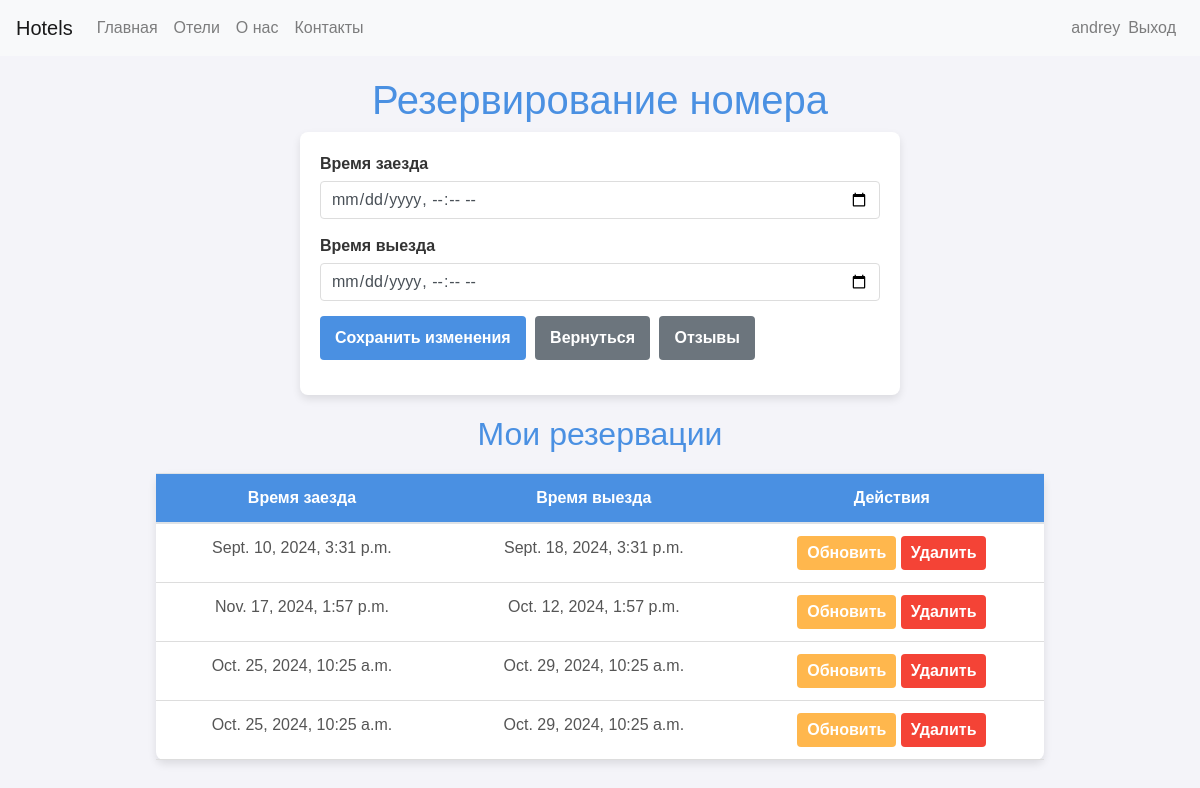
The page /rooms/1/ (signed in) on the database its author committed.
### hotels/models.py (models this page shows)
class Booking(models.Model):
    user = models.ForeignKey(User, on_delete=models.CASCADE, related_name="bookings")
    room = models.ForeignKey(Room, on_delete=models.CASCADE, related_name="bookings")
    check_in = models.DateTimeField()
    check_out = models.DateTimeField()

### hotels/views.py (the view)
# urls.py: path('rooms/<int:room_id>/', views.room_detail, name='rooms_detail'),
@login_required
def room_detail(request, room_id):
    room = get_object_or_404(Room, id=room_id)
    hotel = room.hotel
    booking_form = BookingForm()
    review_form = ReviewForm()
    bookings = Booking.objects.filter(user=request.user, room=room)
    return render(request, 'reservation/reservation.html', {
        'room': room,
        'booking_form': booking_form,
        'review_form': review_form,
        'hotel': hotel,
        'bookings': bookings
    })

### hotels/forms.py (shortened to what this page needs)
class BookingForm(forms.ModelForm):
    class Meta:
        model = Booking
        fields = ['check_in', 'check_out']

class ReviewForm(forms.ModelForm):
    class Meta:
        model = Review
        fields = ["text","rating"]

### hotels/templates/reservation/reservation.html (shortened to what this page needs)
{% extends "base.html" %}
{% load static %}
{% block extra_css %}
    <link rel="stylesheet" href="{% static 'css/reservation.css' %}">
{% endblock %}
{% block content %}
<h1>Резервирование номера</h1>
<form method="POST" action="{% url 'booking_room' room.id %}">
    <div class="form-group">
        <label for="start_time">Время заезда</label>
        <input type="datetime-local" id="start_time" name="check_in" class="form-control" required>
    </div>
    <div class="form-group">
        <label for="end_time">Время выезда</label>
        <input type="datetime-local" id="end_time" name="check_out" class="form-control" required>
    </div>
    <div class="form-group">
        <button type="submit" class="btn btn-primary">Сохранить изменения</button>
        <a href="{% url 'hotel_rooms' hotel.id %}" class="btn btn-secondary">Вернуться</a>
        <a href="{% url 'room_reviews' room.id %}" class="btn btn-secondary">Отзывы</a>
    </div>
</form>
<h2>Мои резервации</h2>
{% if bookings %}
    <table class="table">
        <thead>
            <tr>
                <th>Время заезда</th>
                <th>Время выезда</th>
                <th>Действия</th>
            </tr>
        </thead>
        <tbody>
            {% for booking in bookings %}
                <tr>
                    <td>{{ booking.check_in }}</td>
                    <td>{{ booking.check_out }}</td>
                    <td>
                        <a href="{% url 'reservations_update' booking.id %}" class="btn btn-warning">Обновить</a>
                        <a href="{% url 'reservations_delete' booking.id %}" class="btn btn-danger">Удалить</a>
                    </td>
                </tr>
            {% endfor %}
        </tbody>
    </table>
{% else %}
    <p>У вас нет резерваций для этого номера.</p>
{% endif %}
{% endblock %}

### hotels/templates/base.html (shortened to what this page needs)
    <!DOCTYPE html>
    <html lang="en">
    <head>
        <link rel="stylesheet" href="https://stackpath.bootstrapcdn.com/bootstrap/4.5.2/css/bootstrap.min.css">
        {% block extra_css %}
        {% endblock %}
    </head>
    <body>
        <nav class="navbar navbar-expand-lg navbar-light bg-light">
            <a class="navbar-brand" href="/">Hotels</a>
            <div class="collapse navbar-collapse" id="navbarNav">
                <ul class="navbar-nav mr-auto">
                    <li class="nav-item">
                        <a class="nav-link" href="/">Главная</a>
                    </li>
                    <li class="nav-item">
                        <a class="nav-link" href="/hotels">Отели</a>
                    </li>
                    <li class="nav-item">
                        <a class="nav-link" href="/about">О нас</a>
                    </li>
                    <li class="nav-item">
                        <a class="nav-link" href="/contact">Контакты</a>
                    </li>
                </ul>
                <ul class="navbar-nav ml-auto">
                {% if user.is_authenticated %}
                    <li class="nav-item">
                        <span class="navbar-text"> {{ user.username }}</span>
                    </li>
                    <li class="nav-item">
                        <a class="nav-link" href="{% url 'logout' %}">Выход</a>
                    </li>
                {% endif %}
                </ul>
            </div>
        </nav>
        <div class="container">
            {% block content %}
            {% endblock %}
        </div>
    </body>
    </html>

### hotels/static/css/reservation.css (style rules this page uses)
body { font-family: Arial, sans-serif; background-color: #f4f4f9; color: #333; }
h1, h2 { color: #4a90e2; text-align: center; margin-top: 20px; }
form { max-width: 600px; margin: 0 auto; background-color: #fff; padding: 20px; border-radius: 8px; box-shadow: 0 4px 8px rgba(0, 0, 0, 0.1); }
.form-group { margin-bottom: 15px; }
.form-group label { font-weight: bold; margin-bottom: 5px; display: inline-block; color: #333; }
.form-control { width: 100%; padding: 10px; border: 1px solid #ddd; border-radius: 4px; box-sizing: border-box; }
.btn-primary { background-color: #4a90e2; border: none; padding: 10px 15px; color: #fff; font-weight: bold; cursor: pointer; transition: background-color 0.3s ease; border-radius: 4px; }
.btn-secondary { background-color: #6c757d; color: #fff; padding: 10px 15px; border: none; font-weight: bold; cursor: pointer; transition: background-color 0.3s ease; border-radius: 4px; margin-left: 5px; }
.table { width: 80%; margin: 20px auto; border-collapse: collapse; background-color: #fff; border-radius: 8px; box-shadow: 0 4px 8px rgba(0, 0, 0, 0.1); }
.table th, .table td { padding: 12px; text-align: center; border-bottom: 1px solid #ddd; }
.table th { background-color: #4a90e2; color: #fff; font-weight: bold; }
.table td { color: #555; }
.btn-warning, .btn-danger { color: #fff; padding: 5px 10px; border: none; font-weight: bold; cursor: pointer; transition: background-color 0.3s ease; border-radius: 4px; }
.btn-warning { background-color: #ffb74d; }
.btn-danger { background-color: #f44336; }

### rows shown on the page
Booking: check_in "Sept. 10, 2024, 3:31 p.m.", check_out "Sept. 18, 2024, 3:31 p.m."
Booking: check_in "Nov. 17, 2024, 1:57 p.m.", check_out "Oct. 12, 2024, 1:57 p.m."
Booking: check_in "Oct. 25, 2024, 10:25 a.m.", check_out "Oct. 29, 2024, 10:25 a.m."
Booking: check_in "Oct. 25, 2024, 10:25 a.m.", check_out "Oct. 29, 2024, 10:25 a.m."

### other values the page prints
{{ user.username }} "andrey"
